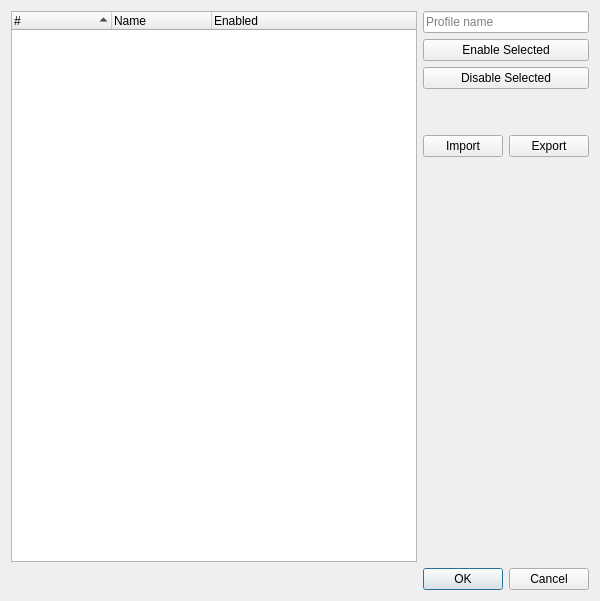
<?xml version="1.0" encoding="UTF-8"?>
<ui version="4.0">
 <class>SeerRegisterProfileDialogForm</class>
 <widget class="QDialog" name="SeerRegisterProfileDialogForm">
  <property name="geometry">
   <rect>
    <x>0</x>
    <y>0</y>
    <width>600</width>
    <height>601</height>
   </rect>
  </property>
  <property name="windowTitle">
   <string>Seer - Register Profile Editor</string>
  </property>
  <layout class="QGridLayout" name="gridLayout">
   <item row="0" column="0">
    <widget class="QTreeWidget" name="registersTreeWidget">
     <property name="sizePolicy">
      <sizepolicy hsizetype="Expanding" vsizetype="Expanding">
       <horstretch>100</horstretch>
       <verstretch>0</verstretch>
      </sizepolicy>
     </property>
     <property name="selectionMode">
      <enum>QAbstractItemView::ExtendedSelection</enum>
     </property>
     <attribute name="headerShowSortIndicator" stdset="0">
      <bool>true</bool>
     </attribute>
     <column>
      <property name="text">
       <string>#</string>
      </property>
     </column>
     <column>
      <property name="text">
       <string>Name</string>
      </property>
     </column>
     <column>
      <property name="text">
       <string>Enabled</string>
      </property>
     </column>
    </widget>
   </item>
   <item row="0" column="1">
    <layout class="QVBoxLayout" name="verticalLayout_2">
     <item>
      <layout class="QVBoxLayout" name="verticalLayout_1">
       <item>
        <widget class="QLineEdit" name="profileNameLineEdit">
         <property name="toolTip">
          <string>Profile name (lowercase letters and numbers).</string>
         </property>
         <property name="placeholderText">
          <string>Profile name</string>
         </property>
         <property name="clearButtonEnabled">
          <bool>true</bool>
         </property>
        </widget>
       </item>
       <item>
        <widget class="QPushButton" name="enablePushButton">
         <property name="toolTip">
          <string>Enable selected items.</string>
         </property>
         <property name="text">
          <string>Enable Selected</string>
         </property>
        </widget>
       </item>
       <item>
        <widget class="QPushButton" name="disablePushButton">
         <property name="toolTip">
          <string>Disable selected items.</string>
         </property>
         <property name="text">
          <string>Disable Selected</string>
         </property>
        </widget>
       </item>
      </layout>
     </item>
     <item>
      <spacer name="verticalSpacer_1">
       <property name="orientation">
        <enum>Qt::Vertical</enum>
       </property>
       <property name="sizeType">
        <enum>QSizePolicy::Fixed</enum>
       </property>
       <property name="sizeHint" stdset="0">
        <size>
         <width>20</width>
         <height>40</height>
        </size>
       </property>
      </spacer>
     </item>
     <item>
      <layout class="QHBoxLayout" name="horizontalLayout">
       <item>
        <widget class="QPushButton" name="importPushButton">
         <property name="toolTip">
          <string>Import items from a file.</string>
         </property>
         <property name="text">
          <string>Import</string>
         </property>
        </widget>
       </item>
       <item>
        <widget class="QPushButton" name="exportPushButton">
         <property name="toolTip">
          <string>Export items to a file.</string>
         </property>
         <property name="text">
          <string>Export</string>
         </property>
        </widget>
       </item>
      </layout>
     </item>
     <item>
      <spacer name="verticalSpacer_2">
       <property name="orientation">
        <enum>Qt::Vertical</enum>
       </property>
       <property name="sizeType">
        <enum>QSizePolicy::Expanding</enum>
       </property>
       <property name="sizeHint" stdset="0">
        <size>
         <width>20</width>
         <height>318</height>
        </size>
       </property>
      </spacer>
     </item>
    </layout>
   </item>
   <item row="1" column="0" colspan="2">
    <widget class="QDialogButtonBox" name="buttonBox">
     <property name="orientation">
      <enum>Qt::Horizontal</enum>
     </property>
     <property name="standardButtons">
      <set>QDialogButtonBox::Cancel|QDialogButtonBox::Ok</set>
     </property>
    </widget>
   </item>
  </layout>
 </widget>
 <resources/>
 <connections>
  <connection>
   <sender>buttonBox</sender>
   <signal>accepted()</signal>
   <receiver>SeerRegisterProfileDialogForm</receiver>
   <slot>accept()</slot>
   <hints>
    <hint type="sourcelabel">
     <x>248</x>
     <y>254</y>
    </hint>
    <hint type="destinationlabel">
     <x>157</x>
     <y>274</y>
    </hint>
   </hints>
  </connection>
  <connection>
   <sender>buttonBox</sender>
   <signal>rejected()</signal>
   <receiver>SeerRegisterProfileDialogForm</receiver>
   <slot>reject()</slot>
   <hints>
    <hint type="sourcelabel">
     <x>316</x>
     <y>260</y>
    </hint>
    <hint type="destinationlabel">
     <x>286</x>
     <y>274</y>
    </hint>
   </hints>
  </connection>
 </connections>
</ui>
